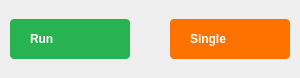
<?xml version="1.0" encoding="UTF-8"?>
<ui version="4.0">
 <class>RunSingleWidget</class>
 <widget class="QWidget" name="RunSingleWidget">
  <property name="geometry">
   <rect>
    <x>0</x>
    <y>0</y>
    <width>300</width>
    <height>78</height>
   </rect>
  </property>
  <property name="minimumSize">
   <size>
    <width>300</width>
    <height>0</height>
   </size>
  </property>
  <property name="maximumSize">
   <size>
    <width>300</width>
    <height>16777215</height>
   </size>
  </property>
  <property name="windowTitle">
   <string>Form</string>
  </property>
  <layout class="QHBoxLayout" name="horizontalLayout">
   <property name="spacing">
    <number>40</number>
   </property>
   <property name="leftMargin">
    <number>10</number>
   </property>
   <property name="topMargin">
    <number>10</number>
   </property>
   <property name="rightMargin">
    <number>10</number>
   </property>
   <property name="bottomMargin">
    <number>10</number>
   </property>
   <item>
    <widget class="QPushButton" name="runButton">
     <property name="layoutDirection">
      <enum>Qt::RightToLeft</enum>
     </property>
     <property name="styleSheet">
      <string notr="true">QPushButton {
  width: 80px;
  height: 40px;
  border-radius: 4px;
  background-color: #27b34f;
  color: white;
  
  font-weight: bold;

  text-align: left;
  padding-left: 20px;
  padding-right: 20px;
}

QPushButton[running=true] {
  background-color: #F45000;
}

QPushButton:disabled {
  background-color: grey;
}</string>
     </property>
     <property name="text">
      <string>Run</string>
     </property>
     <property name="icon">
      <iconset resource="../resources/resources.qrc">
       <normaloff>:/icons/play.svg</normaloff>
       <normalon>:/icons/scopy-default/icons/play_stop.svg</normalon>
       <selectedon>:/icons/scopy-default/icons/play_stop.svg</selectedon>:/icons/play.svg</iconset>
     </property>
     <property name="iconSize">
      <size>
       <width>8</width>
       <height>10</height>
      </size>
     </property>
     <property name="checkable">
      <bool>true</bool>
     </property>
    </widget>
   </item>
   <item>
    <spacer name="horizontalSpacer">
     <property name="orientation">
      <enum>Qt::Horizontal</enum>
     </property>
     <property name="sizeHint" stdset="0">
      <size>
       <width>40</width>
       <height>20</height>
      </size>
     </property>
    </spacer>
   </item>
   <item>
    <widget class="QPushButton" name="singleButton">
     <property name="layoutDirection">
      <enum>Qt::RightToLeft</enum>
     </property>
     <property name="styleSheet">
      <string notr="true">QPushButton {
  width: 80px;
  height: 40px;
  border-radius: 4px;
  background-color: #ff7200;
  color: white;
  
  font-weight: bold;

  text-align: left;
  padding-left: 20px;
  padding-right: 20px;
}

QPushButton[running=true] {
  background-color: #F45000;
}

QPushButton:disabled {
  background-color: grey;
}</string>
     </property>
     <property name="text">
      <string>Single</string>
     </property>
     <property name="icon">
      <iconset resource="../resources/resources.qrc">
       <normaloff>:/icons/play_oneshot.svg</normaloff>
       <normalon>:/icons/scopy-default/icons/play_stop.svg</normalon>:/icons/play_oneshot.svg</iconset>
     </property>
     <property name="iconSize">
      <size>
       <width>10</width>
       <height>10</height>
      </size>
     </property>
     <property name="checkable">
      <bool>true</bool>
     </property>
    </widget>
   </item>
  </layout>
 </widget>
 <resources>
  <include location="../resources/resources.qrc"/>
 </resources>
 <connections/>
</ui>
